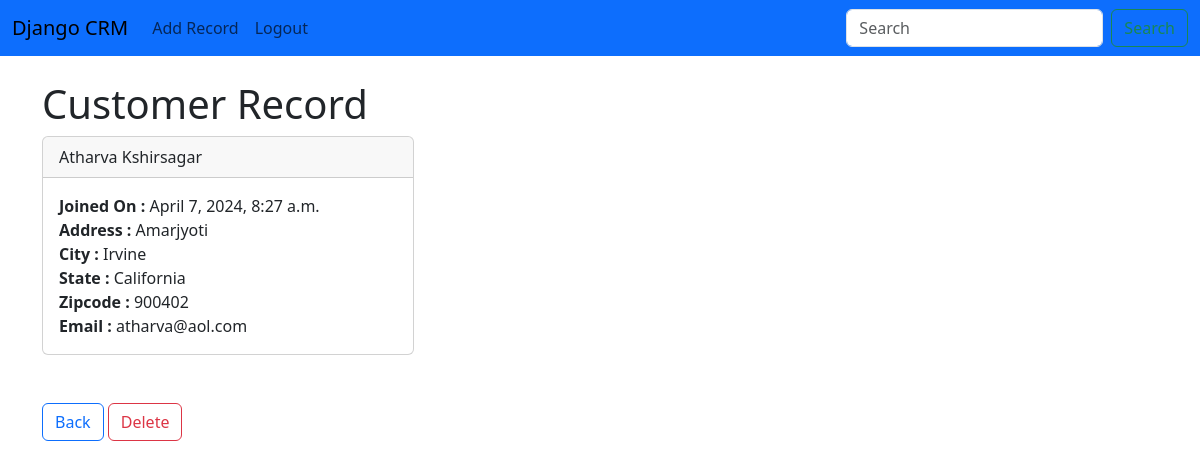
/record/9 (signed in), run on the app's committed database.
### website/models.py (models this page shows, shortened)
class Record(models.Model):
    created_at = models.DateTimeField(auto_now_add=True)
    first_name = models.CharField(max_length=50)
    last_name = models.CharField(max_length=50)
    address = models.CharField(max_length=100)
    city = models.CharField(max_length=50)
    state = models.CharField(max_length=50)
    zipcode = models.CharField(max_length=50)
    email = models.CharField(max_length=50)
    phone = models.CharField(max_length=20)

### website/views.py (the view)
# urls.py: path('record/<int:pk>', views.customer_record, name='record'),
def customer_record(request, pk):
    if request.user.is_authenticated:
        customer_record = Record.objects.get(id = pk)
        return render(request, 'record.html', {'customer_record': customer_record})
    else:
        messages.success(request, 'You must be logged In to view record')
        return redirect('home')

### website/templates/record.html
{% extends 'base.html' %}
{% block content %}
<h1>Customer Record</h1>
<div class="card col-4">
    <div class="card-header">
        {{ customer_record.first_name }} {{ customer_record.last_name }}
    </div>
    <div class="card-body">
        <strong>Joined On  : </strong> {{ customer_record.created_at }} <br>
        <strong>Address : </strong> {{ customer_record.address }} <br>
        <strong>City : </strong>  {{ customer_record.city }}  <br>
        <strong>State : </strong>  {{ customer_record.state }} <br>
        <strong>Zipcode : </strong> {{ customer_record.zipcode }} <br>
        <strong>Email : </strong>  {{ customer_record.email }} <br>
    </div>
</div>
<br><br>
<a href="{% url 'home' %}" class="btn btn-outline-primary">Back</a>
<a href="{% url 'delete_record' customer_record.id %}" class="btn btn-outline-danger">Delete</a>
{% endblock %}

### data on the page
Record: first_name "Atharva", last_name "Kshirsagar", created_at "April 7, 2024, 8:27 a.m.", address "Amarjyoti", city "Irvine", state "California", zipcode "900402", email "atharva@aol.com"
